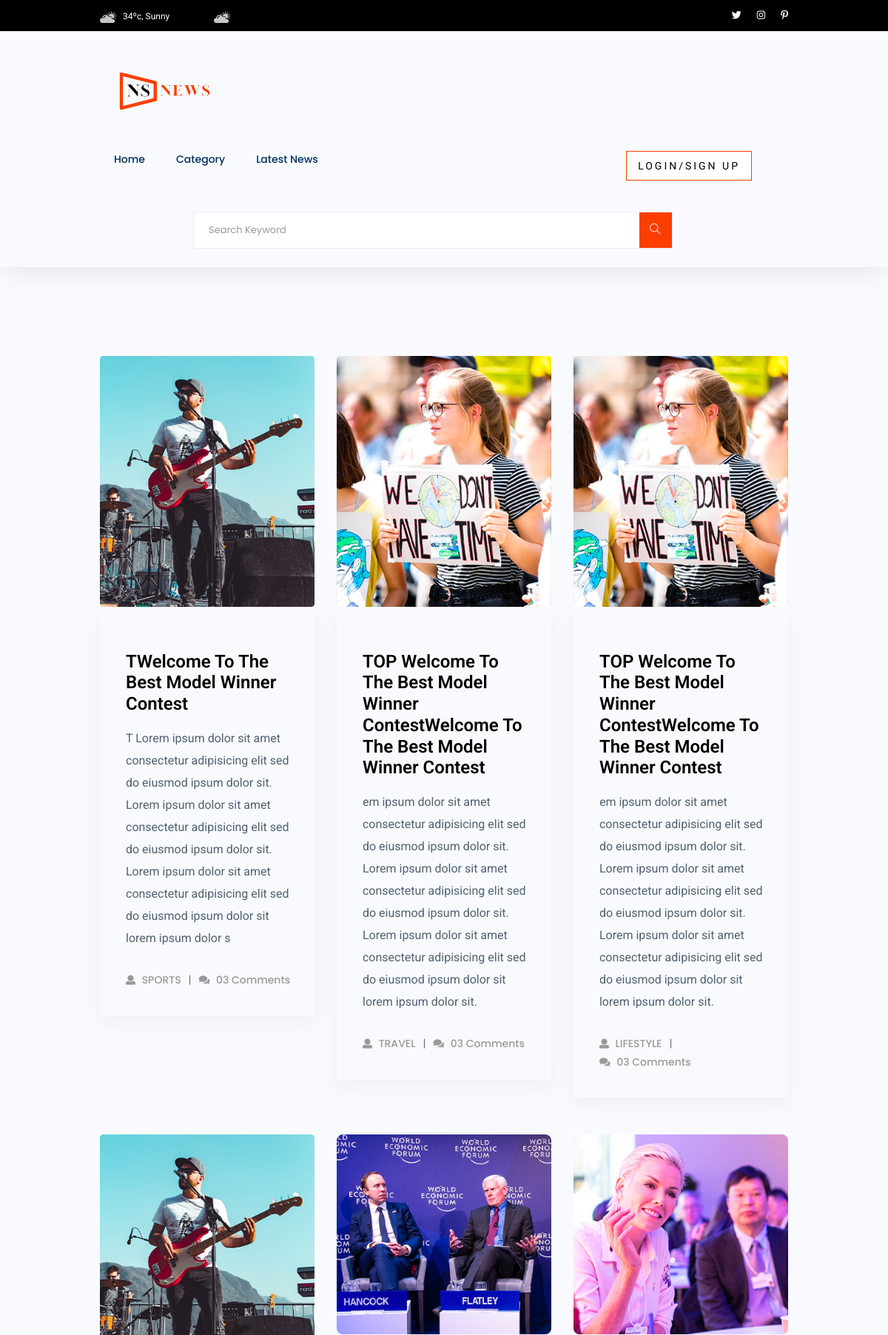
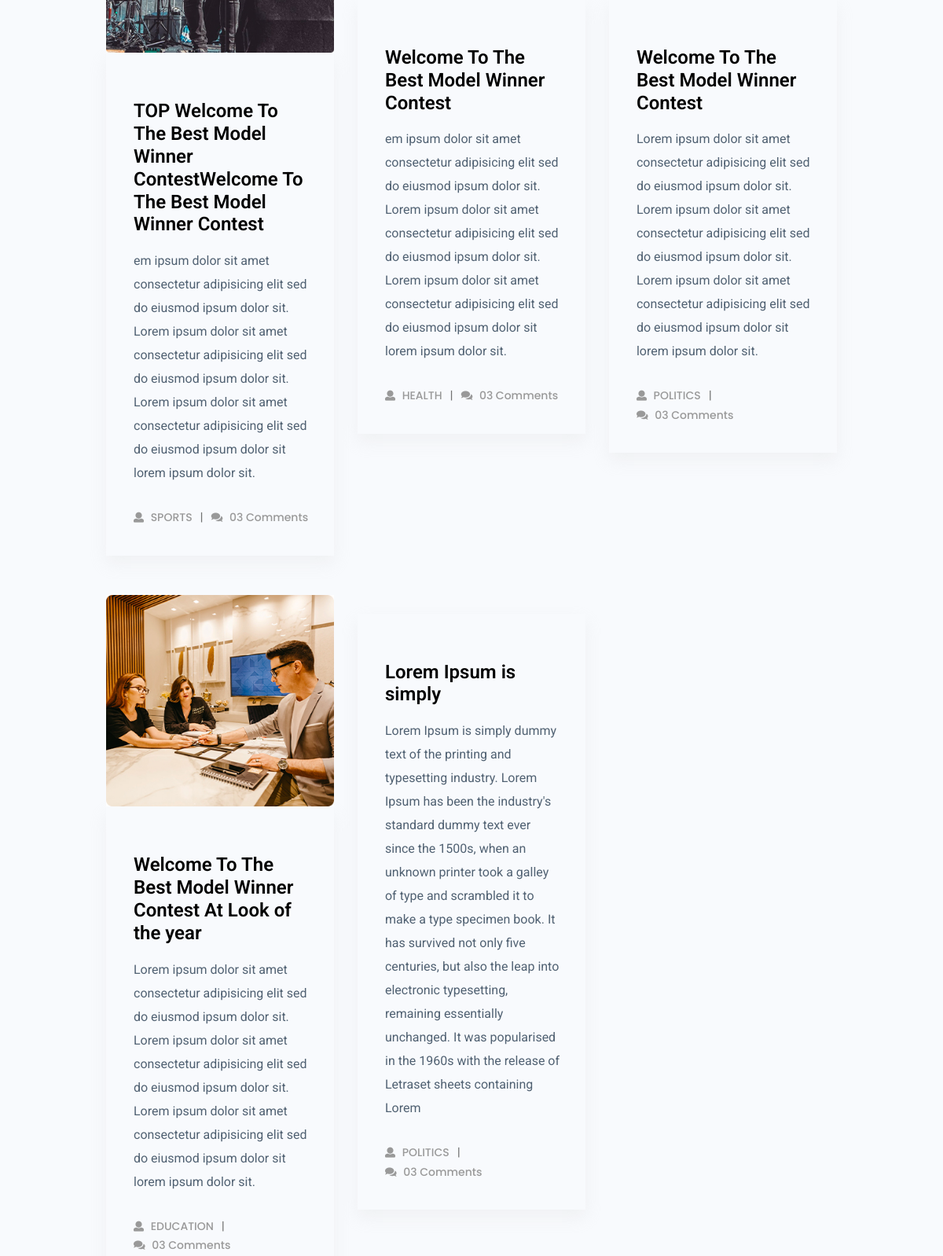
/latest-news/ (upper part), run on the app's committed database (2 pictures, top to bottom).
### news/models.py (models this page shows, shortened)
class News(models.Model):
    owner = models.ForeignKey(
        Profile, null=True, blank=True, on_delete=models.CASCADE)
    title = models.CharField(max_length=200, null=True, blank=True)
    category = models.ForeignKey(Category, on_delete=models.CASCADE, null=True)
    description = models.TextField(null=True, blank=True)
    featured_image = models.ImageField(
        default='images/cat.jpg', null=True, blank=True
    )
    image_link = models.CharField(max_length=1000, null=True, blank=True)
    created = models.DateTimeField(auto_now_add=True)
    id = models.UUIDField(default=uuid.uuid4, unique=True,
                          primary_key=True, editable=False)

class Category(models.Model):
    id = models.UUIDField(default=uuid.uuid4, unique=True,
                          primary_key=True, editable=False)
    name = models.CharField(max_length=200)
    def __str__(self):
        return str(self.name)

### news/views.py (the view)
# urls.py: path('latest-news/', views.latest, name='latest-news'),
def latest(request):
    latestNews = News.objects.all()
    categories = Category.objects.all()
    top = TopNews.objects.all()
    context = {
        'news': latestNews,
        'categories': categories,
        'topNews': top,
    }
    return render(request, 'news/latest.html', context=context)

### news/templates/news/latest.html (shortened to what this page needs)
{% extends 'main.html' %}
{% load static %}
{% block content %}
<section class="blog_area section-padding">
    <div class="container">
        <div class="row">
            <div class="col-lg-12 mb-5 mb-lg-0">
                <div class="blog_left_sidebar">
                    <div class="row">
                        {% for news_one in news %}
                        <div class="col-lg-4">
                    <article class="blog_item">
                        <div class="blog_item_img">
                            <img alt="" class="card-img rounded-0"  src="{{news_one.featured_image.url}}">
                        </div>
                        <div class="blog_details">
                            <a class="d-inline-block" href="{% url 'single-news' news_one.id %}">
                                <h2>{{news_one.title}}</h2>
                            </a>
                            <p>{{news_one.description}}</p>
                            <ul class="blog-info-link">
                                <li><a href="#"><i class="fa fa-user"></i> {{news_one.category}}</a></li>
                                <li><a href="#"><i class="fa fa-comments"></i> 03 Comments</a></li>
                            </ul>
                        </div>
                    </article>
                    </div>
                        {% endfor %}
                    </div>
                </div>
            </div>
        </div>
    </div>
</section>
{% endblock %}

### static/uikit/styles/modules/_variables.css (style rules this page uses)
:root { --color-main: #5aa5b9; --color-main-light: #e6faff; --color-sub: #3f4156; --color-sub-light: #51546e; --color-sub-lighter: #ededfd; --color-text: #737373; --color-gray: #8b8b8b; --color-light: #e5e7eb; --color-light-gray: #767676; --color-bg: #f8fafd; --color-white: #fffefd; --color-white-light: #f3f3f3; --color-success: #359e64; --color-success-bg: #def8e8; --color-error: #fc4b0b; --color-error-bg: #fff2ee; --font-base: 'Poppins', arial, helvetica, 'Segoe UI', roboto, ubuntu, sans-serif; --font-monospace: 'Fira Code', 'Courier New', courier, monospace; --font-regular: 300; --font-medium: 500; --font-bold: 700; --generic-shadow: 1px 1px 5px #00000010; --generic-transition: all 0.3s ease-in-out; }

### static/uikit/styles/modules/_base.css (style rules this page uses)
* { margin: 0; padding: 0; box-sizing: border-box; text-rendering: optimizeLegibility; color: inherit; font-size: inherit; }
html { font-size: 50%; }
@media only screen and (min-width: 480px) { html { font-size: 56.25%; } }
@media only screen and (min-width: 1200px) { html { font-size: 62.5%; } }
body { line-height: 1.6; font-weight: 400; font-size: 1.5rem; color: var(--color-text); background-color: var(--color-bg); min-height: 100vh; }

### static/uikit/styles/modules/_typography.css (style rules this page uses)
* { font-family: var(--font-base); }
h2 { font-size: 3.6rem; font-weight: var(--font-bold); }
p, span, strong { font-size: 1.6rem; color: var(--color-text); font-weight: var(--font-regular); }
a { padding-bottom: 2px; text-decoration: none; display: inline-block; color: var(--color-main); font-weight: var(--font-medium); }

### static/uikit/styles/modules/_utilities.css (style rules this page uses)
.container { width: 92%; max-width: 165rem; margin: 0 auto; box-sizing: border-box; }
@media screen and (min-width: 1000px) { .container { width: 90%; } }
@media screen and (min-width: 1200px) { .container { width: 80%; } }

### data on the page
News: featured_image (picture), title "TWelcome To The Best Model Winner Contest", description "T Lorem ipsum dolor sit amet consectetur adipisicing elit sed do eiusmod ipsum dolor sit. Lorem ipsum dolor sit amet consectetur adipisicing elit sed do eiusmod ipsum dolor sit. Lorem ipsum dolor sit amet consectetur adipisicing elit sed do eiusmod ipsum dolor sit lorem ipsum dolor s", category "SPORTS"
News: featured_image (picture), title "TOP Welcome To The Best Model Winner ContestWelcome To The Best Model Winner Contest", description "em ipsum dolor sit amet consectetur adipisicing elit sed do eiusmod ipsum dolor sit. Lorem ipsum dolor sit amet consectetur adipisicing elit sed do eiusmod ipsum dolor sit. Lorem ipsum dolor sit amet consectetur adipisicing elit sed do eiusmod ipsum dolor sit lorem ipsum dolor sit.", category "TRAVEL"
News: featured_image (picture), title "TOP Welcome To The Best Model Winner ContestWelcome To The Best Model Winner Contest", description "em ipsum dolor sit amet consectetur adipisicing elit sed do eiusmod ipsum dolor sit. Lorem ipsum dolor sit amet consectetur adipisicing elit sed do eiusmod ipsum dolor sit. Lorem ipsum dolor sit amet consectetur adipisicing elit sed do eiusmod ipsum dolor sit lorem ipsum dolor sit.", category "LIFESTYLE"
News: featured_image (picture), title "TOP Welcome To The Best Model Winner ContestWelcome To The Best Model Winner Contest", description "em ipsum dolor sit amet consectetur adipisicing elit sed do eiusmod ipsum dolor sit. Lorem ipsum dolor sit amet consectetur adipisicing elit sed do eiusmod ipsum dolor sit. Lorem ipsum dolor sit amet consectetur adipisicing elit sed do eiusmod ipsum dolor sit lorem ipsum dolor sit.", category "SPORTS"
News: featured_image (picture), title "Welcome To The Best Model Winner Contest", description "em ipsum dolor sit amet consectetur adipisicing elit sed do eiusmod ipsum dolor sit. Lorem ipsum dolor sit amet consectetur adipisicing elit sed do eiusmod ipsum dolor sit. Lorem ipsum dolor sit amet consectetur adipisicing elit sed do eiusmod ipsum dolor sit lorem ipsum dolor sit.", category "HEALTH"
News: featured_image (picture), title "Welcome To The Best Model Winner Contest", description "Lorem ipsum dolor sit amet consectetur adipisicing elit sed do eiusmod ipsum dolor sit. Lorem ipsum dolor sit amet consectetur adipisicing elit sed do eiusmod ipsum dolor sit. Lorem ipsum dolor sit amet consectetur adipisicing elit sed do eiusmod ipsum dolor sit lorem ipsum dolor sit.", category "POLITICS"
News: featured_image (picture), title "Welcome To The Best Model Winner Contest At Look of the year", description "Lorem ipsum dolor sit amet consectetur adipisicing elit sed do eiusmod ipsum dolor sit. Lorem ipsum dolor sit amet consectetur adipisicing elit sed do eiusmod ipsum dolor sit. Lorem ipsum dolor sit amet consectetur adipisicing elit sed do eiusmod ipsum dolor sit lorem ipsum dolor sit.", category "EDUCATION"
News: title "Lorem Ipsum is simply", description "Lorem Ipsum is simply dummy text of the printing and typesetting industry. Lorem Ipsum has been the industry's standard dummy text ever since the 1500s, when an unknown printer took a galley of type and scrambled it to make a type specimen book. It has survived not only five centuries, but also the leap into electronic typesetting, remaining essentially unchanged. It was popularised in the 1960s with the release of Letraset sheets containing Lorem", category "POLITICS"
